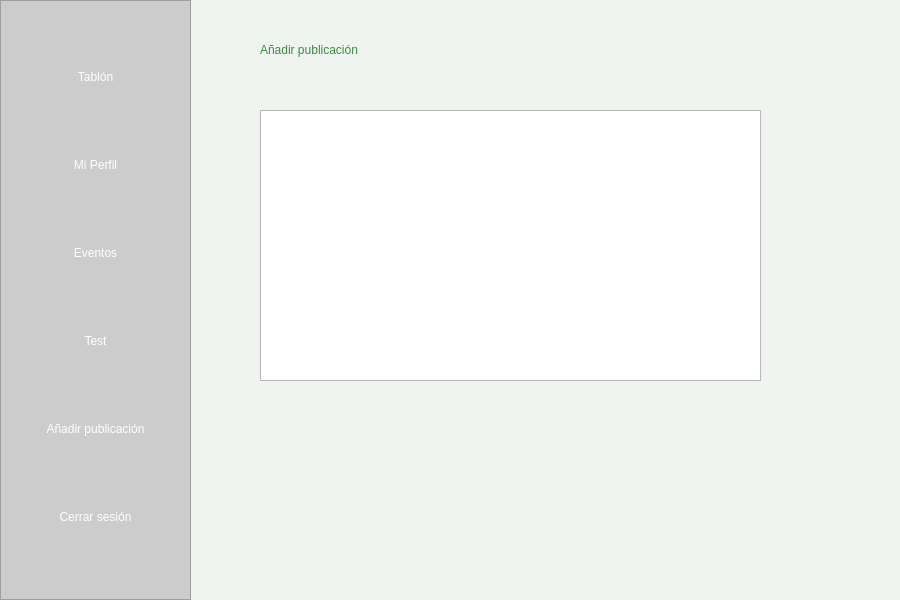
<?xml version="1.0" encoding="UTF-8"?>
<ui version="4.0">
 <class>MainWindow</class>
 <widget class="QMainWindow" name="MainWindow">
  <property name="geometry">
   <rect>
    <x>0</x>
    <y>0</y>
    <width>900</width>
    <height>600</height>
   </rect>
  </property>
  <property name="windowTitle">
   <string>Mi Perfil</string>
  </property>
  <property name="windowIcon">
   <iconset resource="../../../recursos.qrc">
    <normaloff>:/src/vista/imagenes/logoUniConecta.png</normaloff>:/src/vista/imagenes/logoUniConecta.png</iconset>
  </property>
  <property name="styleSheet">
   <string notr="true">
    QMainWindow {
        background-color: #f0f4f1;
    }
    QPushButton {
        background-color: #2e7d32;
        color: white;
        border-radius: 8px;
        font: bold 10pt &quot;Segoe UI&quot;;
        padding: 8px;
    }
    QPushButton:hover {
        background-color: #388e3c;
    }
   </string>
  </property>
  <widget class="QWidget" name="centralwidget">
   <widget class="QFrame" name="sidebar">
    <property name="geometry">
     <rect>
      <x>0</x>
      <y>0</y>
      <width>191</width>
      <height>600</height>
     </rect>
    </property>
    <property name="styleSheet">
     <string notr="true">background-color: #cccccc;</string>
    </property>
    <property name="frameShape">
     <enum>QFrame::StyledPanel</enum>
    </property>
    <layout class="QVBoxLayout" name="verticalLayoutSidebar">
     <item>
      <widget class="QPushButton" name="BotonTablon">
       <property name="styleSheet">
        <string notr="true">      QPushButton:hover {
        background-color: #388e3c;
      }</string>
       </property>
       <property name="text">
        <string>Tablón</string>
       </property>
      </widget>
     </item>
     <item>
      <widget class="QPushButton" name="BotonMiPerfil">
       <property name="styleSheet">
        <string notr="true">      QPushButton:hover {
        background-color: #388e3c;
      }</string>
       </property>
       <property name="text">
        <string>Mi Perfil</string>
       </property>
      </widget>
     </item>
     <item>
      <widget class="QPushButton" name="BotonEventos">
       <property name="styleSheet">
        <string notr="true">      QPushButton:hover {
        background-color: #388e3c;
      }</string>
       </property>
       <property name="text">
        <string>Eventos</string>
       </property>
      </widget>
     </item>
     <item>
      <widget class="QPushButton" name="BotonTest">
       <property name="styleSheet">
        <string notr="true">
      QPushButton:hover {
        background-color: #388e3c;
      }</string>
       </property>
       <property name="text">
        <string>Test</string>
       </property>
      </widget>
     </item>
     <item>
      <widget class="QPushButton" name="BotonPublicacion">
       <property name="styleSheet">
        <string notr="true">      QPushButton:hover {
        background-color: #388e3c;
      }</string>
       </property>
       <property name="text">
        <string>Añadir publicación</string>
       </property>
      </widget>
     </item>
     <item>
      <widget class="QPushButton" name="BotonCerrarSesion">
       <property name="styleSheet">
        <string notr="true">      QPushButton:hover {
        background-color: #388e3c;
      }</string>
       </property>
       <property name="text">
        <string>Cerrar sesión</string>
       </property>
      </widget>
     </item>
    </layout>
   </widget>
   <widget class="QLabel" name="mainLabel">
    <property name="geometry">
     <rect>
      <x>260</x>
      <y>30</y>
      <width>600</width>
      <height>40</height>
     </rect>
    </property>
    <property name="styleSheet">
     <string notr="true">font: 18pt &quot;Century&quot;; color: #388e3c;</string>
    </property>
    <property name="text">
     <string>Añadir publicación</string>
    </property>
   </widget>
   <widget class="QTextBrowser" name="textBrowser">
    <property name="geometry">
     <rect>
      <x>260</x>
      <y>110</y>
      <width>501</width>
      <height>271</height>
     </rect>
    </property>
   </widget>
  </widget>
 </widget>
 <resources>
  <include location="../../../recursos.qrc"/>
 </resources>
 <connections/>
</ui>
